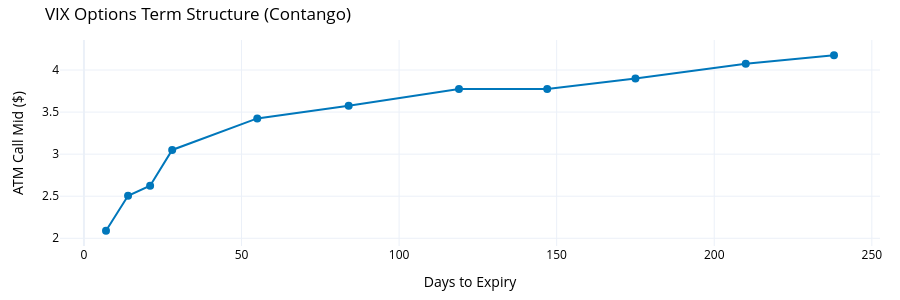

The code cell stored with this chart in its notebook:
### Code cell
# --- 7b. Rollover strategy & cost estimation ---

if not all_calls.empty and len(expirations) >= 2:
    try:
        ts = await vix_data.get_term_structure_async(net_liquidation)
        if len(ts) >= 2:
            near = ts.iloc[0]
            far = ts.iloc[1]
            near_mid = pd.to_numeric(near.get("atm_mid"), errors="coerce")
            far_mid = pd.to_numeric(far.get("atm_mid"), errors="coerce")
            days_btwn = int(far["days_to_expiry"]) - int(near["days_to_expiry"])

            if pd.notna(near_mid) and pd.notna(far_mid) and near_mid > 0 and far_mid > 0:
                roll = HedgeAdvisor.rollover_cost(
                    float(near_mid), float(far_mid), max(days_btwn, 1), net_liquidation,
                )
                contango = far_mid > near_mid

                display(HTML(f"""
                <div style="margin:20px 0;padding:20px;background:#1a1a2e;border-radius:8px">
                    <h3 style="color:{COLORS['primary']};margin-top:0">Rollover Cost Estimate</h3>
                    <p style="color:#ccc">
                        Near expiry: <b>{near['expiry']}</b> (ATM mid: ${float(near_mid):.2f}) â†’
                        Far expiry: <b>{far['expiry']}</b> (ATM mid: ${float(far_mid):.2f})<br>
                        Term structure: <b>{'Contango' if contango else 'Backwardation'}</b>
                        {'(rolling costs money â€” you pay more for the far expiry)' if contango else '(rolling earns a credit)'}<br><br>
                        Roll cost per contract: <b>${roll['roll_cost_per_contract']:,.0f}</b><br>
                        Annualised cost per contract: <b>${roll['annualized_cost_per_contract']:,.0f}</b><br>
                        Annualised cost: <b>{roll['annualized_cost_bps']:.1f} bps</b> of NAV per contract
                    </p>
                </div>
                """))

                # Term structure chart
                fig_roll = go.Figure()
                fig_roll.add_trace(go.Scatter(
                    x=ts["days_to_expiry"].astype(int),
                    y=pd.to_numeric(ts["atm_mid"], errors="coerce"),
                    mode="lines+markers",
                    line=dict(color=COLORS["primary"] if contango else COLORS["success"], width=2),
                    marker=dict(size=8),
                    text=[f"Exp: {e}" for e in ts["expiry"]],
                    name="ATM Call Mid",
                ))
                fig_roll.update_layout(
                    **PLOTLY_LAYOUT,
                    title=f"VIX Options Term Structure ({'Contango' if contango else 'Backwardation'})",
                    xaxis=dict(title="Days to Expiry"),
                    yaxis=dict(title="ATM Call Mid ($)"),
                    margin=dict(l=60, r=20, t=40, b=40),
                    height=300,
                )
                fig_roll.show()
            else:
                print("Insufficient ATM pricing data for rollover analysis.")
        else:
            print("Need at least 2 expirations for rollover analysis.")
    except Exception as e:
        print(f"Rollover analysis error: {e}")
else:
    print("Rollover analysis requires VIX options data with at least 2 expirations.")

### Figure 1 — Plotly figure (JSON) as saved in the notebook; plotly's stock layout.template omitted (floating-point values rounded to 4 significant figures)
{"data": [{"line": {"color": "#0077bb", "width": 2}, "marker": {"size": 8}, "mode": "lines+markers", "name": "ATM Call Mid", "text": ["Exp: 20260401", "Exp: 20260408", "Exp: 20260415", "Exp: 20260422", "Exp: 20260519", "Exp: 20260617", "Exp: 20260722", "Exp: 20260819", "Exp: 20260916", "Exp: 20261021", "Exp: 20261118"], "type": "scatter", "x": [7, 14, 21, 28, 55, 84, 119, 147, 175, 210, 238], "y": [2.09, 2.505, 2.625, 3.05, 3.425, 3.575, 3.775, 3.775, 3.9, 4.075, 4.175]}], "layout": {"font": {"color": "black"}, "height": 300, "margin": {"b": 40, "l": 60, "r": 20, "t": 40}, "paper_bgcolor": "rgba(0,0,0,0)", "plot_bgcolor": "rgba(0,0,0,0)", "title": {"text": "VIX Options Term Structure (Contango)"}, "xaxis": {"title": {"text": "Days to Expiry"}}, "yaxis": {"title": {"text": "ATM Call Mid ($)"}}}}
